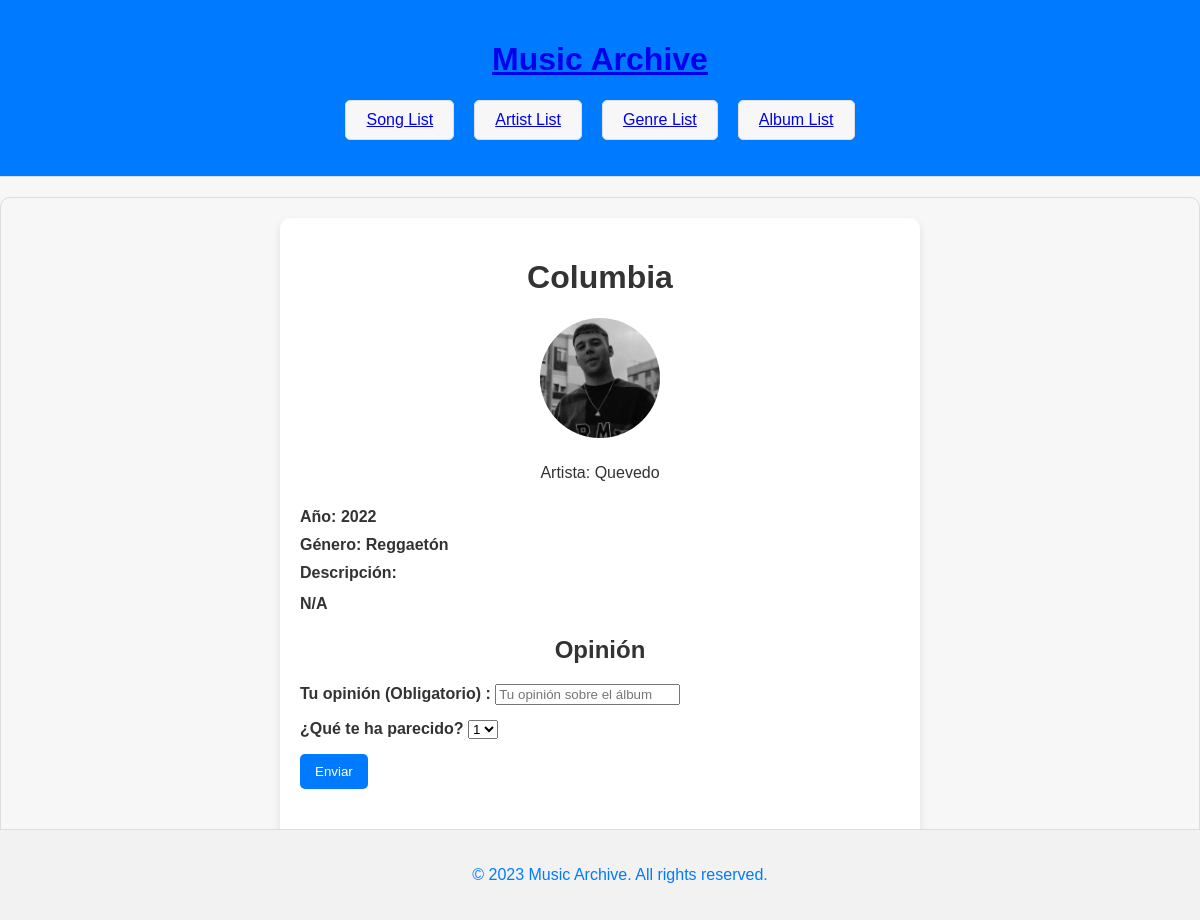
Before: /album/2/ with the older database file.
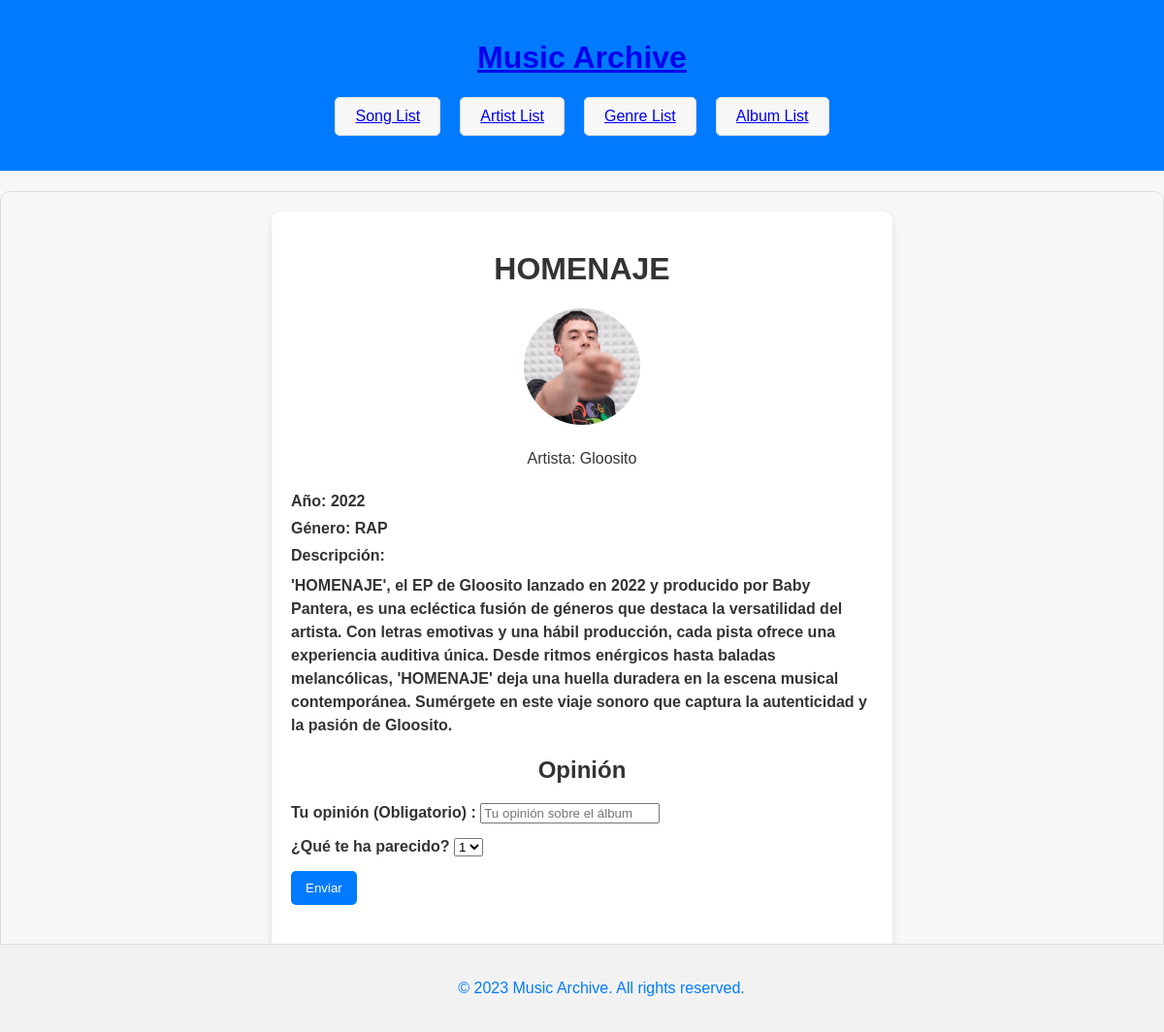
After: the same page with the newer database file.
### MusicArchive/models.py (models this page shows, shortened)
class Album(models.Model):
    title = models.CharField(max_length=200)
    artist = models.ForeignKey(Artist, on_delete=models.CASCADE, related_name='albums')
    year = models.IntegerField()
    genre = models.ForeignKey(Genre, on_delete=models.CASCADE)
    image = models.ImageField(upload_to='album_images/', blank=True, null=True)
    description = models.TextField(blank=True)

class Artist(models.Model):
    name = models.CharField(max_length=200)
    genre = models.ForeignKey(Genre, on_delete=models.CASCADE)
    image = models.ImageField(upload_to='artist_images/', null=True, blank=True)
    description = models.TextField(blank=True)

class Genre(models.Model):
    name = models.CharField(max_length=100)
    description = models.TextField()
    image = models.ImageField(upload_to='artist_images/', null=True, blank=True)

### MusicArchive/views.py (the view)
# urls.py: path('album/<int:album_id>/', views.album_detail, name='album_detail'),
def album_detail(request, album_id):
    album = get_object_or_404(Album, id=album_id)
    return render(request, 'album_detail.html', {'album': album})

### MusicArchive/templates/album_detail.html (shortened to what this page needs)
{% load static %}
<!DOCTYPE html>
<html lang="en">
<head>
  <link rel="stylesheet" href="{% static 'css/album_detail.css' %}">
  <link rel="stylesheet" href="{% static 'css/main.css' %}">
</head>
  <header>
    <h1><a href="{% url 'index' %}">Music Archive</a></h1>
    <nav>
      <ul>
        <li><a href="{% url 'song_list' %}">Song List</a></li>
        <li><a href="{% url 'artist_list' %}">Artist List</a></li>
        <li><a href="{% url 'genre_list' %}">Genre List</a></li>
        <li><a href="{% url 'album_list' %}">Album List</a></li>
      </ul>
    </nav>
  </header>
<main>
<body>
    <div class="album-details">
        <h1>{{ album.title }}</h1>
        <div class="artist-info">
            {% if album.artist.image %}
                <img src="{{ album.artist.image.url }}" alt="{{ album.artist.name }} Imagen" class="artist-image">
            {% endif %}
            <p class="artist-name">Artista: {{ album.artist.name }}</p>
        </div>
        <div class="album-details-section">
            <p class="album-property">Año: {{ album.year }}</p>
            <p class="album-property">Género: {{ album.genre.name }}</p>
            <p class="album-property">Descripción:</p>
            <p class="album-description">{{ album.description|default:"N/A" }}</p>
        </div>
        <form action="{% url 'album_feedback' album.id %}" method="post" class="feedback-form">
            <h2>Opinión</h2>
            <div class="form-group">
                <label for="feedback" class="album-property">Tu opinión (Obligatorio) :</label>
                <input type="text" class="form-control" id="feedback" name="feedback" placeholder="Tu opinión sobre el álbum">
            </div>
            <div class="form-group">
                <label for="rating" class="album-property">¿Qué te ha parecido?</label>
                <select class="form-control" id="rating" name="rating">
                    <option value="1">1</option>
                </select>
            </div>
            <button type="submit" class="btn btn-primary">Enviar</button>
            <br><br>
            <br><br>
            <br><br>
        </form>
    </div>
</body>
</main>
<footer>
    <p>&copy; 2023 Music Archive. All rights reserved.</p>
  </footer>
</body>
</html>

Changed rows visible on the page:
changed Album: title "Columbia" → "HOMENAJE"; artist.image: a different picture; artist.name "Quevedo" → "Gloosito"; genre.name "Reggaetón" → "RAP"; description "N/A" → "'HOMENAJE', el EP de Gloosito lanzado en 2022 y producido por Baby Pantera, es una ecléctica fusión de géneros que destaca la versatilidad del artista. Con letras emotivas y una hábil producción, cada pista ofrece una experiencia auditiva única. Desde ritmos enérgicos hasta baladas melancólicas, 'HOMENAJE' deja una huella duradera en la escena musical contemporánea. Sumérgete en este viaje sonoro que captura la autenticidad y la pasión de Gloosito."
